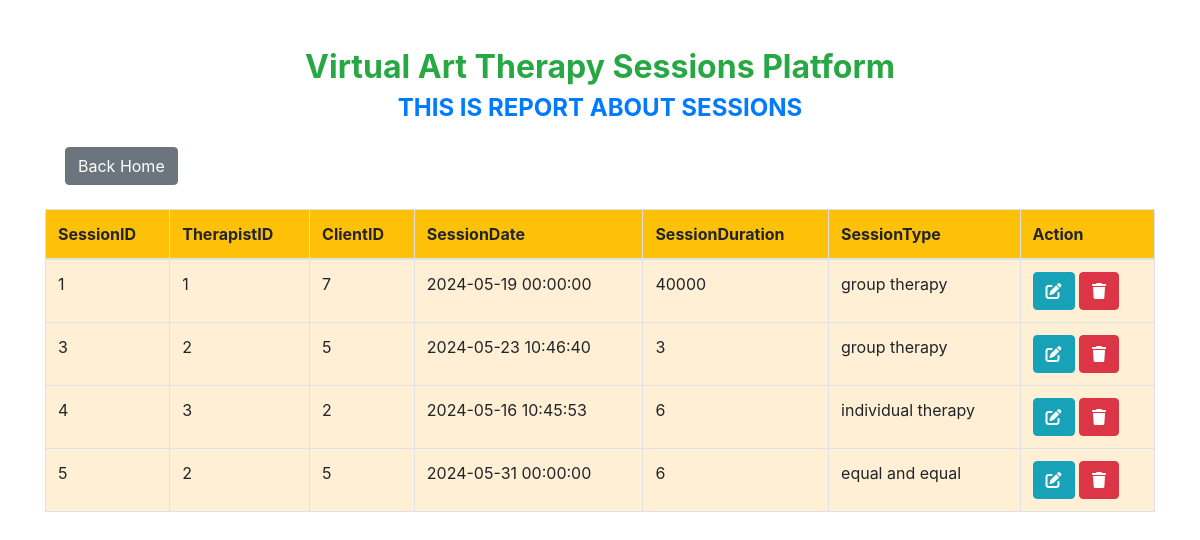
The page /viewsessions.php on the database its author committed.
### tables this page shows
CREATE TABLE `sessions` (
  `SessionID` int(11) NOT NULL,
  `TherapistID` int(11) DEFAULT NULL,
  `ClientID` int(11) DEFAULT NULL,
  `SessionDate` datetime DEFAULT NULL,
  `SessionDuration` int(11) DEFAULT NULL,
  `SessionType` varchar(50) DEFAULT NULL
);

### viewsessions.php (the view, shortened to what this page needs)
<!DOCTYPE html>
<html lang="en">
<head>
    <link href="https://stackpath.bootstrapcdn.com/bootstrap/4.5.2/css/bootstrap.min.css" rel="stylesheet">
    <link href="https://cdnjs.cloudflare.com/ajax/libs/font-awesome/6.0.0-beta3/css/all.min.css" rel="stylesheet">
</head>
<body>
    <div class="container mt-5">
        <h2 class="text-center text-success">Virtual Art Therapy Sessions Platform</h2>
        <h4 class="text-center text-primary mb-4">THIS IS  REPORT ABOUT SESSIONS</h4>
        <a href="home.html" class="btn btn-secondary btn-back">Back Home</a>
        <table class="table table-bordered mt-4">
            <thead class="bg-warning">
                <tr>
                    <th>SessionID</th>
                    <th>TherapistID</th>
                    <th>ClientID</th>
                    <th>SessionDate</th>
                    <th>SessionDuration</th>
                    <th>SessionType</th>
                    <th>Action</th>
                </tr>
            </thead>
            <tbody>
                <?php
                include "dbconnection.php";
                $sql = "SELECT * FROM sessions";
                $result = $connection->query($sql);
                while ($row = $result->fetch_assoc()) {
                    echo "
                    <tr>
                        <td>{$row['SessionID']}</td>
                        <td>{$row['TherapistID']}</td>
                        <td>{$row['ClientID']}</td>
                        <td>{$row['SessionDate']}</td>
                        <td>{$row['SessionDuration']}</td>
                        <td>{$row['SessionType']}</td>
                        <td>
                            <a href='updatesessions.php?SessionID={$row['SessionID']}'  class='btn btn-info'><i class='fas fa-edit'></i></a>
                            <a href='deletesessions.php?SessionID={$row['SessionID']}' class='btn btn-danger'><i class='fas fa-trash'></i></a>
                        </td>
                    </tr>
                    ";
                }
                ?>
            </tbody>
        </table>
    </div>
</body>
</html>

### viewsessions.php (style rules this page uses)
h2, h4 { font-weight: bold; }
.btn-back { margin-left: 20px; }
table { background-color: papayawhip; }

### rows shown on the page
sessions: SessionID "1", TherapistID "1", ClientID "7", SessionDate "2024-05-19 00:00:00", SessionDuration "40000", SessionType "group therapy"
sessions: SessionID "3", TherapistID "2", ClientID "5", SessionDate "2024-05-23 10:46:40", SessionDuration "3", SessionType "group therapy"
sessions: SessionID "4", TherapistID "3", ClientID "2", SessionDate "2024-05-16 10:45:53", SessionDuration "6", SessionType "individual therapy"
sessions: SessionID "5", TherapistID "2", ClientID "5", SessionDate "2024-05-31 00:00:00", SessionDuration "6", SessionType "equal and equal"
